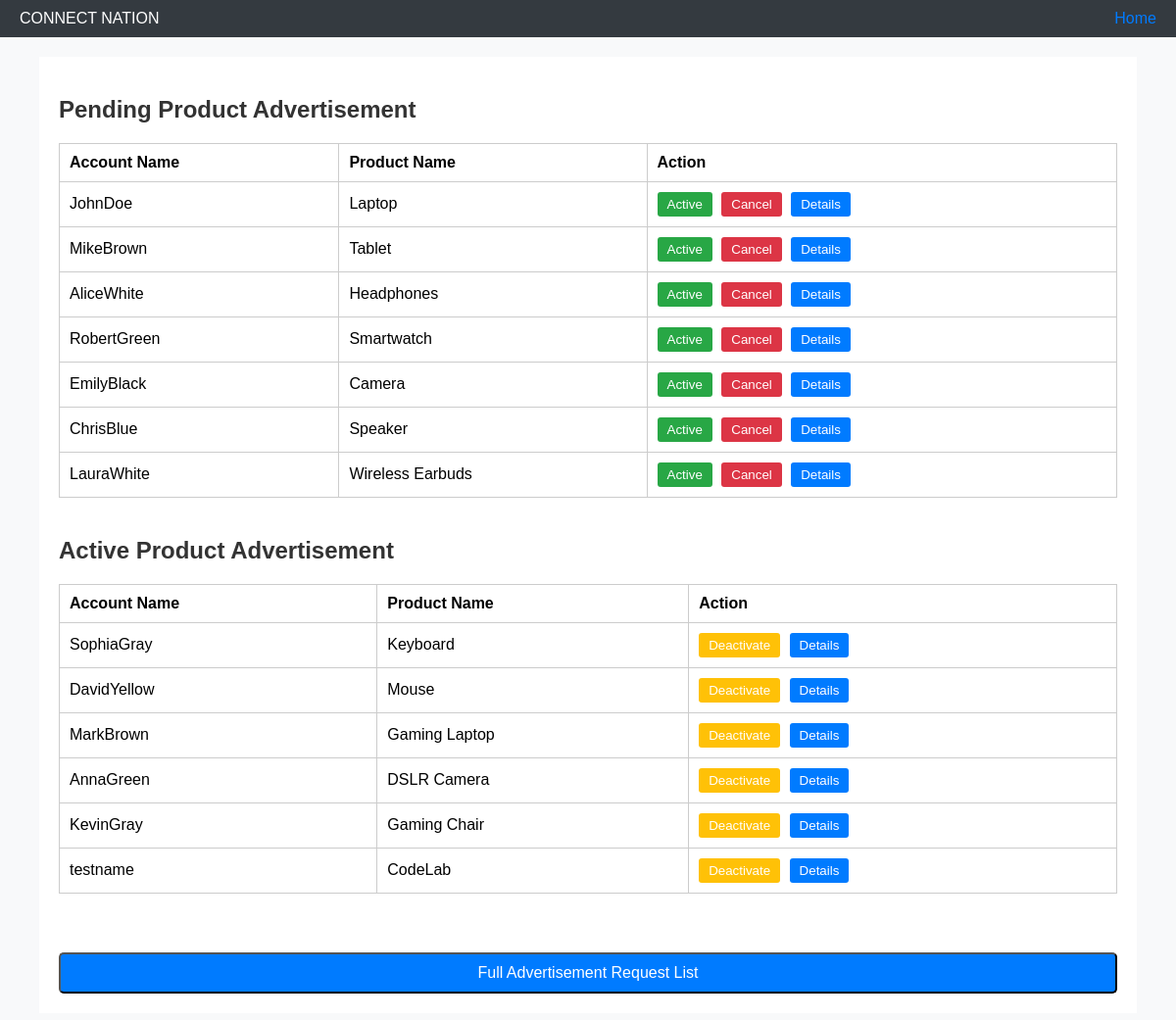
Screenshot of /Webtech/Admin/View/AdvertisementManage.php (signed in) with the database file from the repository.
### tables this page shows
CREATE TABLE `adlist` (
  `adid` varchar(5) NOT NULL,
  `accountname` varchar(50) NOT NULL,
  `productname` varchar(50) NOT NULL,
  `Date` date NOT NULL,
  `image` varchar(1000) NOT NULL,
  `status` varchar(10) NOT NULL,
  `payment` varchar(50) NOT NULL
);

### Webtech/Admin/Model/AdvertisementListModel.php (called while the page is built, shortened)
<?php
    function getConnection(){
        $con = mysqli_connect('127.0.0.1', 'root', '', 'connectnation');
        return $con;
    }
    function getAllAdvertisement(){
        $con = getConnection();
        $sql = "select * from adlist";
        $result = mysqli_query($con, $sql);
        if ($result && mysqli_num_rows($result) > 0) {
            while ($row = mysqli_fetch_assoc($result)) {
                $Advertisements[] = $row;
            }
        }
        return $Advertisements;
    }
?>

### Webtech/Admin/View/AdvertisementManage.php (the view, shortened to what this page needs)
<?php
include('../Model/AdvertisementListModel.php');
if (isset($_SESSION["username"])) {
?>
<html>
<head>
</head>
<body>
    <header>
        <div>CONNECT NATION</div>
        <div>
            <a href="AdminHomepage.php">Home</a>
        </div>
    </header>
    <main>
        <div class="section">
            <h2>Pending Product Advertisement</h2>
            <table>
                <thead>
                    <tr>
                        <th>Account Name</th>
                        <th>Product Name</th>
                        <th>Action</th>
                    </tr>
                </thead>
                <tbody>
                <?php
                $advertisements = getAllAdvertisement();
                if($advertisements){
                foreach($advertisements as $advertisement){
                    if($advertisement['status'] == 'Pending'){
                    ?>
                    <tr>
                        <td><?php echo ($advertisement['accountname']); ?> </td>
                        <td><?php echo ($advertisement['productname']); ?> </td>
                        <td class="action-buttons">
                            <button class="active" onclick="window.location.href='../Controller/AdvertisementButton/Active.php?id=<?php echo ($advertisement['adid']); ?>'">Active</button>
                            <button class="cancel" onclick="window.location.href='../Controller/AdvertisementButton/Cancle.php?id=<?php echo ($advertisement['adid']); ?>'">Cancel</button>
                            <button class="details" onclick="window.location.href='AdvertisementRequestDetails.php?id=<?php echo ($advertisement['adid']); ?>'">Details</button>
                        </td>
                    </tr>
                    <?php }}?>
                </tbody>
            </table>
        </div>
        <div class="section">
            <h2>Active Product Advertisement</h2>
            <table>
                <thead>
                    <tr>
                        <th>Account Name</th>
                        <th>Product Name</th>
                        <th>Action</th>
                    </tr>
                </thead>
                <tbody>
                    <?php
                       foreach($advertisements as $advertisement){
                        if($advertisement['status'] == 'Active'){?>
                    <tr>
                    <td><?php echo ($advertisement['accountname']); ?> </td>
                    <td><?php echo ($advertisement['productname']); ?> </td>
                        <td class="action-buttons">
                            <button class="deactivate" onclick="window.location.href='../Controller/AdvertisementButton/Deactive.php?id=<?php echo ($advertisement['adid']); ?>'">Deactivate</button>
                            <button class="details" onclick="window.location.href='AdvertisementRequestDetails.php?id=<?php echo ($advertisement['adid']); ?>'">Details</button>
                        </td>
                    </tr>
                 <?php }} ?>
                </tbody>
            </table>
        </div>
        <button class="request-button" onclick="window.location.href='AdvertisementRequestList.php'">Full Advertisement Request List</button>
    </main>
</body>
</html>
<?php
}
else{
    echo "Table is empty or Database conncetion failed";
}
 }
else {
    echo"Please Login First";
    header('location: ../view/login.html');
    exit();
}
?>

### Webtech/Admin/View/AdvertisementManage.php (style rules this page uses)
body { background-color: #f8f9fa; font-family: Arial, sans-serif; margin: 0; padding: 0; }
header { padding: 10px 20px; background: #343a40; color: #fff; display: flex; justify-content: space-between; align-items: center; }
header a { color: #007bff; text-decoration: none; margin-left: 15px; }
main { margin: 20px auto; width: 90%; max-width: 1200px; background: #fff; padding: 20px; }
h2 { color: #333; margin-bottom: 20px; }
table { width: 100%; border-collapse: collapse; margin-top: 20px; }
table, th, td { border: 1px solid #ccc; }
th, td { padding: 10px; text-align: left; }
.action-buttons button { padding: 5px 10px; border: none; color: white; border-radius: 3px; margin-right: 5px; }
.action-buttons button.active { background-color: #28a745; }
.action-buttons button.cancel { background-color: #dc3545; }
.action-buttons button.details { background-color: #007bff; }
.action-buttons button.deactivate { background-color: #ffc107; }
.section { margin-bottom: 40px; }
.request-button { width: 100%; padding: 10px; background-color: #007bff; color: white; border-radius: 5px; font-size: 16px; text-align: center; margin-top: 20px; }

### rows the page displays
adlist: accountname "JohnDoe", productname "Laptop"
adlist: accountname "MikeBrown", productname "Tablet"
adlist: accountname "AliceWhite", productname "Headphones"
adlist: accountname "RobertGreen", productname "Smartwatch"
adlist: accountname "EmilyBlack", productname "Camera"
adlist: accountname "ChrisBlue", productname "Speaker"
adlist: accountname "LauraWhite", productname "Wireless Earbuds"
adlist: accountname "SophiaGray", productname "Keyboard"
adlist: accountname "DavidYellow", productname "Mouse"
adlist: accountname "MarkBrown", productname "Gaming Laptop"
adlist: accountname "AnnaGreen", productname "DSLR Camera"
adlist: accountname "KevinGray", productname "Gaming Chair"
adlist: accountname "testname", productname "CodeLab"
